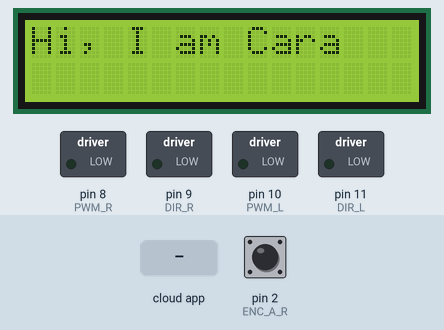
Recording of a sketch running on a simulated Arduino Uno, built with avr-gcc and run on an emulated ATmega328P. Parts: 16×2 character LCD, switched loads named in the sketch (green lamp = pin HIGH). The inputs (shaded band) are chosen by the test bench; at power-on: pin 2 (ENC_A_R) HIGH. The ROS host is connected and sends only what is stated.

Above: at 1.2 s.
1.3 s: the phone or cloud app sets linear.x to -100
At 2.0 s:
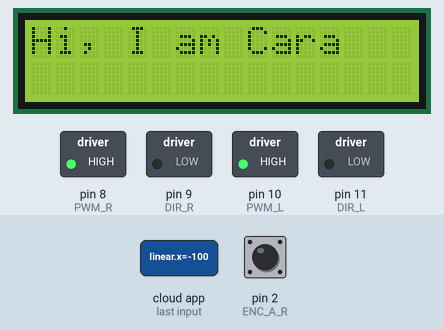
3.8 s: the phone or cloud app sets linear.x to 100
At 4.6 s:
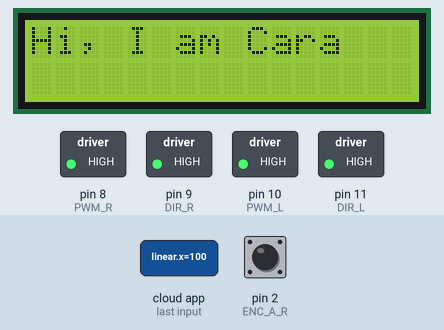
Timing chart, 0 to 6.8 s (numbered marks = the images above; inputs shaded):
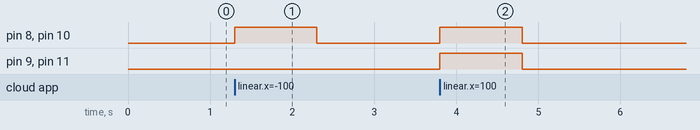

The sketch:

cara_controller.ino
```cpp
#include <Wire.h>
#include <PID_v1.h>
#include <LiquidCrystal_I2C.h>
#include <ros.h>
#include <std_msgs/String.h>
#include <geometry_msgs/Vector3Stamped.h>
#include <geometry_msgs/Twist.h>
#include <ros/time.h>

//initialize the liquid crystal library
//the first parameter is the I2C address
// 16 cols, 2 rows -- I2C address located using I2C_scanner sketch
LiquidCrystal_I2C lcd(0x20, 16, 2);

//initializing all the variables
#define LOOPTIME 100     //Looptime in millisecond
const byte noCommLoopMax = 10;                //number of main loops the robot will execute without communication before stopping
unsigned int noCommLoops = 0;                 //main loop without communication counter

double speed_cmd_left2 = 0;

#define DIR_L 11
#define PWM_L 10

#define DIR_R 9
#define PWM_R 8

#define ENC_A_L 19            //A channel for encoder of left motor
#define ENC_B_L 18               //B channel for encoder of left motor

#define ENC_A_R 2             //A channel for encoder of right motor
#define ENC_B_R 3              //B channel for encoder of right motor


long volatile countsL = 0;
long volatile countsR = 0;

unsigned long lastMilli = 0;


//--- Robot-specific constants ---
const double radius = 0.06858;                 //Wheel radius, in m
const double wheelbase = 0.4572;              //Wheelbase, in m
const double cpr = 230.436;                   //Encoder ticks or counts per rotation of output shaft
const double speed_to_pwm_ratio = 0.0035;     //Ratio to convert speed (in m/s) to PWM value. It was obtained by plotting the wheel speed in relation to the PWM motor command (the value is the slope of the linear function).
const double min_speed_cmd = 0.3;             //(min_speed_cmd/speed_to_pwm_ratio) is the minimum command value needed for the motor to start moving. This value was obtained by plotting the wheel speed in relation to the PWM motor command (the value is the constant of the linear function).

double speed_req = 0;                         //Desired linear speed for the robot, in m/s
double angular_speed_req = 0;                 //Desired angular speed for the robot, in rad/s

double speed_req_left = 0;                    //Desired speed for left wheel in m/s
double speed_act_left = 0;                    //Actual speed for left wheel in m/s
double speed_cmd_left = 0;                    //Command speed for left wheel in m/s

double speed_req_right = 0;                   //Desired speed for right wheel in m/s
double speed_act_right = 0;                   //Actual speed for right wheel in m/s
double speed_cmd_right = 0;                   //Command speed for right wheel in m/s

const double max_speed = 2.0;                 //Max speed in m/s

int PWM_leftMotor = 0;                     //PWM command for left motor
int PWM_rightMotor = 0;                    //PWM command for right motor

// PID Parameters
const double PID_left_param[] = { 0.01 , 0.0, .03 }; //Respectively Kp, Ki and Kd for left motor PID
const double PID_right_param[] = { 0.01 , 0.0, 0.03 }; //Respectively Kp, Ki and Kd for right motor PID

volatile float pos_left = 0;       //Left motor encoder position
volatile float pos_right = 0;      //Right motor encoder position

PID PID_leftMotor(&speed_act_left, &speed_cmd_left, &speed_req_left, PID_left_param[0], PID_left_param[1], PID_left_param[2], DIRECT);          //Setting up the PID for left motor
PID PID_rightMotor(&speed_act_right, &speed_cmd_right, &speed_req_right, PID_right_param[0], PID_right_param[1], PID_right_param[2], DIRECT);   //Setting up the PID for right motor


ros::NodeHandle nh;

//function that will be called when receiving command from host
void handle_cmd (const geometry_msgs::Twist& cmd_vel) {
  noCommLoops = 0;                                                  //Reset the counter for number of main loops without communication

  speed_req = cmd_vel.linear.x;                                     //Extract the commanded linear speed from the message

  angular_speed_req = cmd_vel.angular.z;                            //Extract the commanded angular speed from the message

  speed_req_left = speed_req - angular_speed_req*(wheelbase/2);     //Calculate the required speed for the left motor to comply with commanded linear and angular speeds
  speed_req_right = speed_req + angular_speed_req*(wheelbase/2);    //Calculate the required speed for the right motor to comply with commanded linear and angular speeds
}

ros::Subscriber<geometry_msgs::Twist> cmd_vel("cmd_vel", handle_cmd);   //create a subscriber to ROS topic for velocity commands (will execute "handle_cmd" function when receiving data)
geometry_msgs::Vector3Stamped speed_msg;                                //create a "speed_msg" ROS message
ros::Publisher speed_pub("speed", &speed_msg);                          //create a publisher to ROS topic "speed" using the "speed_msg" type


//__________________________________________________________________________

void setup() {

  nh.initNode();                            //init ROS node
  nh.getHardware()->setBaud(115200);         //set baud for ROS serial communication
  nh.subscribe(cmd_vel);                    //suscribe to ROS topic for velocity commands
  nh.advertise(speed_pub);                  //prepare to publish speed in ROS topic
  //initialize lcd screen

  lcd.init();
  // turn on the backlight
  lcd.backlight();
  lcd.setCursor(0,0);
  lcd.print("Hi, I am Cara");


 // set motor dir & pwm pins to output
  pinMode(DIR_L, OUTPUT);
  pinMode(DIR_R, OUTPUT);

  pinMode(PWM_L, OUTPUT);
  pinMode(PWM_R, OUTPUT);

 // set motor speeds to 0
  analogWrite(PWM_L, 0);
  analogWrite(PWM_R, 0);
  digitalWrite(DIR_L, LOW);
  digitalWrite(DIR_R, LOW);


  // Define the quad encoder for left motor
  pinMode(ENC_A_L, INPUT_PULLUP);
  pinMode(ENC_B_L, INPUT_PULLUP);

  // Define the quad encoder for right motor
  pinMode(ENC_A_R, INPUT_PULLUP);
  pinMode(ENC_B_R, INPUT_PULLUP);


  // Initialize hardware interrupts
//  attachInterrupt(digitalPinToInterrupt(ENC_B_R), readEncR, RISING); //INT4 --> Pin 2
  attachInterrupt(digitalPinToInterrupt(ENC_A_R), readEncR, RISING); //INT5 --> Pin 3
//  attachInterrupt(digitalPinToInterrupt(ENC_B_L), readEncL, RISING);//INT2 --> Pin 19
  attachInterrupt(digitalPinToInterrupt(ENC_A_L), readEncL, RISING); //INT3 --> Pin 18


  //setting PID parameters
  PID_leftMotor.SetSampleTime(95);
  PID_rightMotor.SetSampleTime(95);
  PID_leftMotor.SetOutputLimits(-max_speed, max_speed);
  PID_rightMotor.SetOutputLimits(-max_speed, max_speed);
  PID_leftMotor.SetMode(AUTOMATIC);
  PID_rightMotor.SetMode(AUTOMATIC);

}

//_________________________________________________________________________

void loop() {
  nh.spinOnce();


  if((millis()-lastMilli) >= LOOPTIME)
  {                                                                           // enter timed loop
    lastMilli = millis();


    if (abs(pos_left) < 5){                                                   //Avoid taking in account small disturbances
      speed_act_left = 0;
    }
    else {

      speed_act_left=((pos_left/cpr)*2*PI)*(1000/LOOPTIME)*radius;           // calculate speed of left wheel
    }

    if (abs(pos_right) < 5){                                                  //Avoid taking in account small disturbances
      speed_act_right = 0;
    }
    else {
    speed_act_right=((pos_right/cpr)*2*PI)*(1000/LOOPTIME)*radius;          // calculate speed of right wheel
    }

    pos_left = 0;
    pos_right = 0;

    speed_cmd_left = constrain(speed_cmd_left, -max_speed, max_speed);

    PID_leftMotor.Compute();
    // compute PWM value for left motor. Check constant definition comments for more information.
    PWM_leftMotor = constrain(((speed_req_left+sgn(speed_req_left)*min_speed_cmd)/speed_to_pwm_ratio) + (speed_cmd_left/speed_to_pwm_ratio), -255, 255); //

    if (noCommLoops >= noCommLoopMax) {                   //Stopping if too much time without command
      analogWrite(PWM_L, 0);
      digitalWrite(DIR_L, LOW);
    }
    else if (speed_req_left == 0){                        //Stopping
      analogWrite(PWM_L, 0);
      digitalWrite(DIR_L, LOW);
    }
    else if (PWM_leftMotor > 0){                          //Going forward
      analogWrite(PWM_L, abs(PWM_leftMotor));
      digitalWrite(DIR_L, HIGH);
    }
    else {                                               //Going backward
      analogWrite(PWM_L, abs(PWM_leftMotor));
      digitalWrite(DIR_L, LOW);
    }

    speed_cmd_right = constrain(speed_cmd_right, -max_speed, max_speed);
    PID_rightMotor.Compute();
    // compute PWM value for right motor. Check constant definition comments for more information.
    PWM_rightMotor = constrain(((speed_req_right+sgn(speed_req_right)*min_speed_cmd)/speed_to_pwm_ratio) + (speed_cmd_right/speed_to_pwm_ratio), -255, 255); //

    if (noCommLoops >= noCommLoopMax) {                   //Stopping if too much time without command
      analogWrite(PWM_R, 0);
      digitalWrite(DIR_R, LOW);
    }
    else if (speed_req_right == 0){                       //Stopping
      analogWrite(PWM_R, 0);
      digitalWrite(DIR_R, LOW);
    }
    else if (PWM_rightMotor > 0){                         //Going forward
      analogWrite(PWM_R, abs(PWM_rightMotor));
      digitalWrite(DIR_R, HIGH);
    }
    else {                                                //Going backward
      analogWrite(PWM_R, abs(PWM_rightMotor));
      digitalWrite(DIR_R, LOW);
    }

    if((millis()-lastMilli) >= LOOPTIME){         //write an error if execution time of the loop in longer than the specified looptime
      Serial.println(" TOO LONG ");
    }

    noCommLoops++;
    if (noCommLoops == 65535){
      noCommLoops = noCommLoopMax;
    }

    publishSpeed(LOOPTIME);   //Publish odometry on ROS topic
  }
 }

//Publish function for odometry, uses a vector type message to send the data (message type is not meant for that but that's easier than creating a specific message type)
void publishSpeed(double time) {
  speed_msg.header.stamp = nh.now();      //timestamp for odometry data
  speed_msg.vector.x = speed_act_left;    //left wheel speed (in m/s)
  speed_msg.vector.y = speed_act_right;   //right wheel speed (in m/s)
  speed_msg.vector.z = time/1000;         //looptime, should be the same as specified in LOOPTIME (in s)
  speed_pub.publish(&speed_msg);
  nh.spinOnce();
  nh.loginfo("Publishing odometry");
}

//Left motor encoder counter
void readEncL() {
  if (digitalRead(ENC_A_L) == digitalRead(ENC_B_L)) {
    pos_left++;
  }
  else {
    pos_left--;
  }
}

//Right motor encoder counter
void readEncR() {
  if (digitalRead(ENC_A_R) == digitalRead(ENC_B_R)) {
    pos_right++;
  }
  else {
    pos_right--;
  }
}

template <typename T> int sgn(T val) {
    return (T(0) < val) - (val < T(0));
}
```

Measured:
- after the input at 1.3 s, pin 8 (PWM_R), pin 10 (PWM_L): LOW → HIGH at once, → LOW 1.0 s later
- after the input at 3.8 s, pin 8 (PWM_R), pin 9 (DIR_R), pin 10 (PWM_L), pin 11 (DIR_L): LOW → HIGH at once, → LOW 1.0 s later
